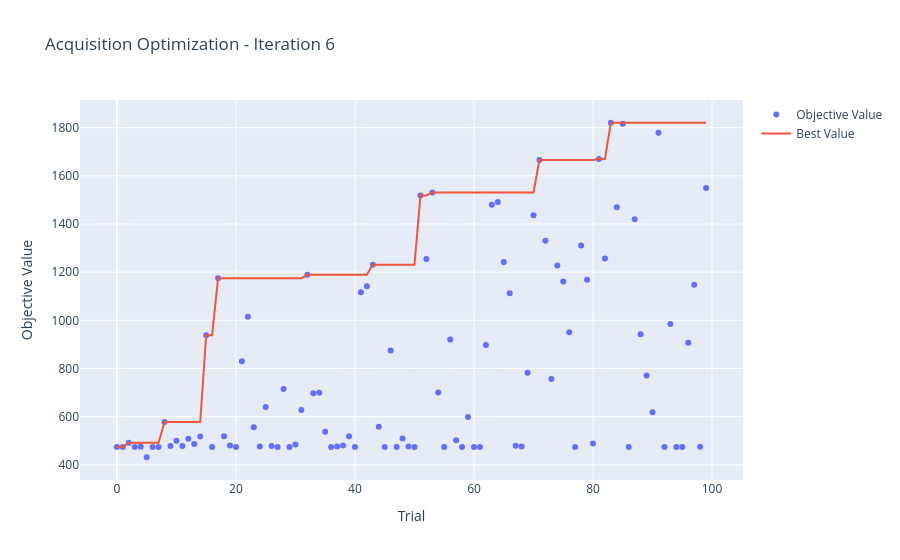

Notebook source saved alongside this figure:
### Markdown cell above
## Optuna Visualization Options

The Optuna-based optimizer exposes multiple visualization methods to analyze optimization behavior across both levels:
- **Acquisition Function Optimization**: How Optuna explores the GP's acquisition function landscape
- **Hyperparameter Optimization**: How Optuna adapts GP hyperparameters over iterations

Available plots:
1. **Optimization History** — Best value found over trials
2. **Parameter Importances** — Which parameters matter most
3. **Parallel Coordinates** — Parameter trade-offs and interactions
4. **Slice Plot** — Individual parameter impact on objective

### Code cell
# Visualization 1: Acquisition Function Optimization History
print("=" * 60)
print("ACQUISITION FUNCTION OPTIMIZATION ANALYSIS")
print("=" * 60)

# Plot optimization history for the most recent acquisition study
fig_acq_hist = optimizer_func5.plot_acquisition_optimization()
if fig_acq_hist:
    fig_acq_hist.show()
    print("\nShowing how Optuna's TPE sampler explores the acquisition function landscape")

### Figure 1 — Plotly figure (JSON) as saved in the notebook; plotly's stock layout.template omitted (floating-point values rounded to 4 significant figures)
{"data": [{"mode": "markers", "name": "Objective Value", "type": "scatter", "x": [0, 1, 2, 3, 4, 5, 6, 7, 8, 9, 10, 11, 12, 13, 14, 15, 16, 17, 18, 19, 20, 21, 22, 23, 24, 25, 26, 27, 28, 29, 30, 31, 32, 33, 34, 35, 36, 37, 38, 39, 40, 41, 42, 43, 44, 45, 46, 47, 48, 49, 50, 51, 52, 53, 54, 55, 56, 57, 58, 59, 60, 61, 62, 63, 64, 65, 66, 67, 68, 69, 70, 71, 72, 73, 74, 75, 76, 77, 78, 79, 80, 81, 82, 83, 84, 85, 86, 87, 88, 89, 90, 91, 92, 93, 94, 95, 96, 97, 98, 99], "y": [474.4, 474.3, 491.8, 474.3, 475.6, 431.6, 474.3, 474.3, 577.7, 478.3, 499.8, 478.6, 508.3, 487.1, 518.2, 938.6, 474.3, 1174.0, 519.1, 480.7, 474.4, 830.0, 1015.0, 556.2, 475.9, 640.1, 478.1, 474.6, 714.5, 474.3, 484.8, 628.3, 1189.0, 697.3, 699.5, 537.8, 474.5, 475.8, 480.0, 519.1, 474.4, 1116.0, 1142.0, 1230.0, 558.0, 474.3, 875.2, 474.3, 509.8, 476.8, 474.5, 1519.0, 1255.0, 1531.0, 700.1, 474.5, 920.9, 502.3, 474.4, 598.9, 474.5, 474.3, 897.9, 1480.0, 1491.0, 1243.0, 1112.0, 479.8, 476.7, 782.5, 1436.0, 1666.0, 1330.0, 756.8, 1228.0, 1161.0, 951.1, 474.3, 1311.0, 1169.0, 488.8, 1669.0, 1256.0, 1820.0, 1469.0, 1816.0, 474.3, 1420.0, 942.2, 771.1, 618.5, 1779.0, 474.3, 984.7, 474.3, 474.3, 907.1, 1148.0, 474.7, 1550.0]}, {"mode": "lines", "name": "Best Value", "type": "scatter", "x": [0, 1, 2, 3, 4, 5, 6, 7, 8, 9, 10, 11, 12, 13, 14, 15, 16, 17, 18, 19, 20, 21, 22, 23, 24, 25, 26, 27, 28, 29, 30, 31, 32, 33, 34, 35, 36, 37, 38, 39, 40, 41, 42, 43, 44, 45, 46, 47, 48, 49, 50, 51, 52, 53, 54, 55, 56, 57, 58, 59, 60, 61, 62, 63, 64, 65, 66, 67, 68, 69, 70, 71, 72, 73, 74, 75, 76, 77, 78, 79, 80, 81, 82, 83, 84, 85, 86, 87, 88, 89, 90, 91, 92, 93, 94, 95, 96, 97, 98, 99], "y": [474.4, 474.4, 491.8, 491.8, 491.8, 491.8, 491.8, 491.8, 577.7, 577.7, 577.7, 577.7, 577.7, 577.7, 577.7, 938.6, 938.6, 1174.0, 1174.0, 1174.0, 1174.0, 1174.0, 1174.0, 1174.0, 1174.0, 1174.0, 1174.0, 1174.0, 1174.0, 1174.0, 1174.0, 1174.0, 1189.0, 1189.0, 1189.0, 1189.0, 1189.0, 1189.0, 1189.0, 1189.0, 1189.0, 1189.0, 1189.0, 1230.0, 1230.0, 1230.0, 1230.0, 1230.0, 1230.0, 1230.0, 1230.0, 1519.0, 1519.0, 1531.0, 1531.0, 1531.0, 1531.0, 1531.0, 1531.0, 1531.0, 1531.0, 1531.0, 1531.0, 1531.0, 1531.0, 1531.0, 1531.0, 1531.0, 1531.0, 1531.0, 1531.0, 1666.0, 1666.0, 1666.0, 1666.0, 1666.0, 1666.0, 1666.0, 1666.0, 1666.0, 1666.0, 1669.0, 1669.0, 1820.0, 1820.0, 1820.0, 1820.0, 1820.0, 1820.0, 1820.0, 1820.0, 1820.0, 1820.0, 1820.0, 1820.0, 1820.0, 1820.0, 1820.0, 1820.0, 1820.0]}, {"marker": {"color": "#cccccc"}, "mode": "markers", "name": "Infeasible Trial", "showlegend": false, "type": "scatter", "x": [], "y": []}], "layout": {"title": {"text": "Acquisition Optimization - Iteration 6"}, "xaxis": {"title": {"text": "Trial"}}, "yaxis": {"title": {"text": "Objective Value"}}}}
